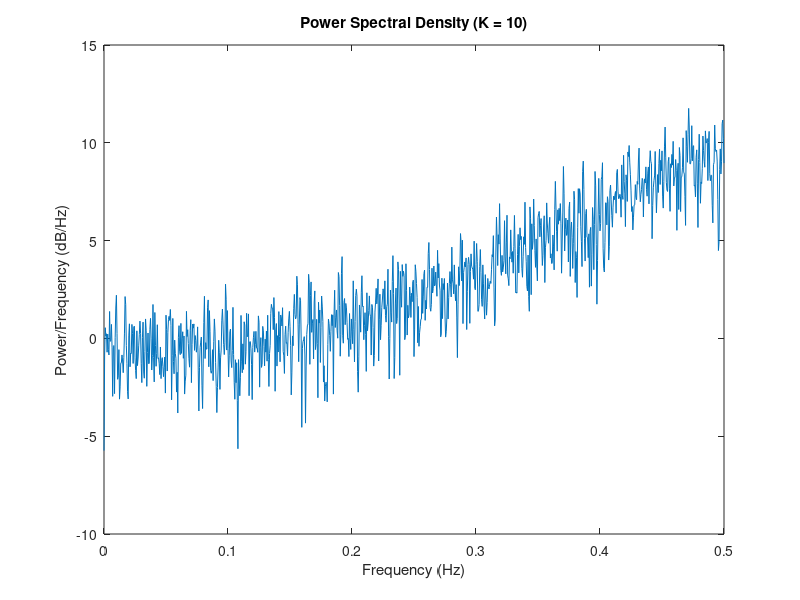
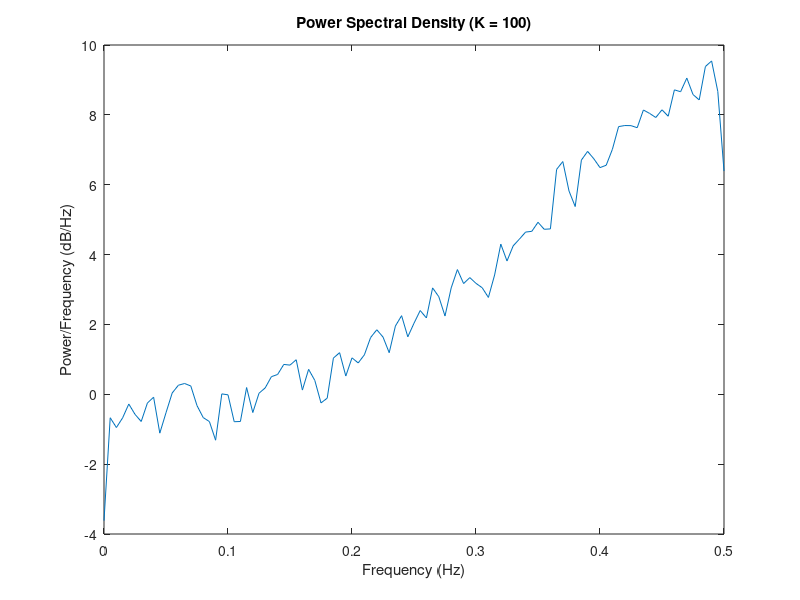

The MATLAB script that drew these images, in order:
close all

sequence_length = 20000;
white_noise = randn(1, sequence_length);

b = [1];
a = [1, 1/2];

x = filter(b, a, white_noise);

% Parameters for the Bartlett method
fs = 1;              % Sampling frequency (change as needed)

% Number of segments
K_values = [10, 100];

% Create subplots for each K value
for i = 1:length(K_values)
    K = K_values(i);

    % Calculate the segment length
    segment_length = length(x) / K;

    % Estimate the power spectral density using the Bartlett method
    [pxx, f] = pwelch(x, hamming(segment_length), 0, segment_length, fs);

    % Create a new figure for each K value
    figure;
    plot(f, 10*log10(pxx));
    title(['Power Spectral Density (K = ' num2str(K) ')']);
    xlabel('Frequency (Hz)');
    ylabel('Power/Frequency (dB/Hz)');
end
